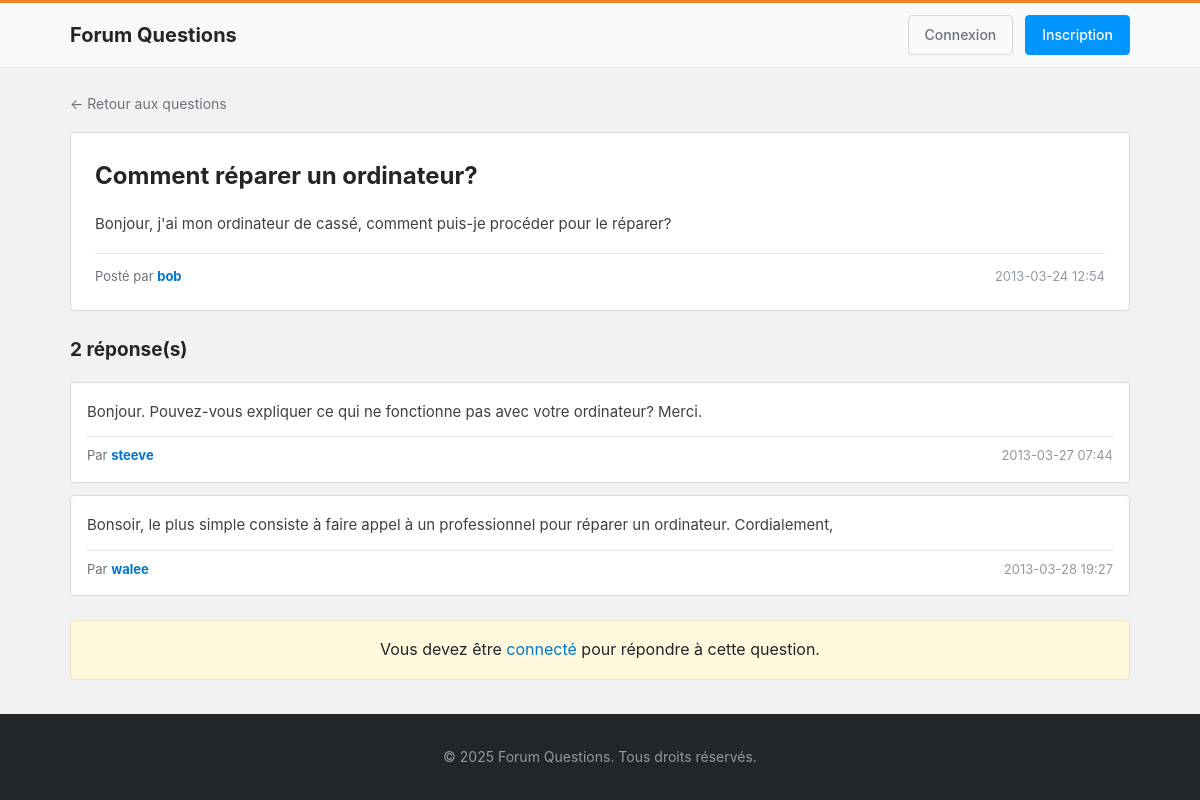
The page /Fichier/question.php?id=1 on the database its author committed.
### tables this page shows
CREATE TABLE `question` (
  `q_id` int(11) NOT NULL,
  `q_date_ajout` varchar(50) DEFAULT NULL,
  `q_titre` varchar(50) DEFAULT NULL,
  `q_contenu` varchar(150) DEFAULT NULL,
  `user_id` int(11) DEFAULT NULL
);

CREATE TABLE `utilisateur` (
  `user_id` int(11) NOT NULL,
  `login` varchar(50) DEFAULT NULL,
  `password` varchar(255) DEFAULT NULL,
  `date_naissance` date DEFAULT NULL
);

CREATE TABLE `reponse` (
  `r_id` int(11) NOT NULL,
  `r_date_ajout` varchar(50) DEFAULT NULL,
  `r_contenu` varchar(150) DEFAULT NULL,
  `r_fk_question_id` int(11) NOT NULL,
  `user_id` int(11) DEFAULT NULL
);

### Fichier/config.php (called while the page is built, shortened)
<?php
function isLoggedIn() {
    return isset($_SESSION['user_id']);
}
?>

### Fichier/question.php (the view, shortened to what this page needs)
<?php
require_once 'config.php';
$question_id = $_GET['id'] ?? null;
$stmt = $pdo->prepare("
    SELECT q.*, u.login
    FROM question q
    LEFT JOIN utilisateur u ON q.user_id = u.user_id
    WHERE q.q_id = ?
");
$stmt->execute([$question_id]);
$question = $stmt->fetch();
$stmt = $pdo->prepare("
    SELECT r.*, u.login
    FROM reponse r
    LEFT JOIN utilisateur u ON r.user_id = u.user_id
    WHERE r.r_fk_question_id = ?
    ORDER BY r.r_id ASC
");
$stmt->execute([$question_id]);
$reponses = $stmt->fetchAll();
?>
<!DOCTYPE html>
<html lang="fr">
<head>
    <link rel="stylesheet" href="css/style.css">
</head>
<body>
    <header class="header">
        <div class="container">
            <div class="header-content">
                <h1 class="logo"><a href="index.php">Forum Questions</a></h1>
                <nav class="nav">
                    <?php if (isLoggedIn()): ?>
                        <span class="user-info">Bonjour, <?php echo htmlspecialchars(getUserLogin()); ?></span>
                        <a href="poster_question.php" class="btn btn-primary">Poser une question</a>
                        <a href="logout.php" class="btn btn-secondary">Déconnexion</a>
                    <?php else: ?>
                        <a href="login.php" class="btn btn-secondary">Connexion</a>
                        <a href="register.php" class="btn btn-primary">Inscription</a>
                    <?php endif; ?>
                </nav>
            </div>
        </div>
    </header>
    <main class="container main-content">
        <a href="index.php" class="back-link">← Retour aux questions</a>
        <div class="question-detail">
            <div class="question-header">
                <h2><?php echo htmlspecialchars($question['q_titre']); ?></h2>
            </div>
            <div class="question-body">
                <p><?php echo nl2br(htmlspecialchars($question['q_contenu'])); ?></p>
            </div>
            <div class="question-footer">
                <span class="author">Posté par <strong><?php echo htmlspecialchars($question['login']); ?></strong></span>
                <span class="date"><?php echo htmlspecialchars($question['q_date_ajout']); ?></span>
            </div>
        </div>
        <div class="reponses-section">
            <h3><?php echo count($reponses); ?> réponse(s)</h3>
            <?php if (empty($reponses)): ?>
                <p class="empty-state">Aucune réponse pour le moment. Soyez le premier à répondre !</p>
            <?php else: ?>
                <?php foreach ($reponses as $reponse): ?>
                    <div class="reponse-card">
                        <div class="reponse-body">
                            <p><?php echo nl2br(htmlspecialchars($reponse['r_contenu'])); ?></p>
                        </div>
                        <div class="reponse-footer">
                            <span class="author">Par <strong><?php echo htmlspecialchars($reponse['login']); ?></strong></span>
                            <span class="date"><?php echo htmlspecialchars($reponse['r_date_ajout']); ?></span>
                        </div>
                    </div>
                <?php endforeach; ?>
            <?php endif; ?>
        </div>
        <?php if (isLoggedIn()): ?>
            <div class="reponse-form">
                <h3>Votre réponse</h3>
                <form action="poster_reponse.php" method="POST">
                    <input type="hidden" name="question_id" value="<?php echo $question['q_id']; ?>">
                    <textarea name="contenu" rows="6" placeholder="Écrivez votre réponse ici..." required></textarea>
                    <button type="submit" class="btn btn-primary">Publier la réponse</button>
                </form>
            </div>
        <?php else: ?>
            <div class="login-prompt">
                <p>Vous devez être <a href="login.php">connecté</a> pour répondre à cette question.</p>
            </div>
        <?php endif; ?>
    </main>
    <footer class="footer">
        <div class="container">
            <p>&copy; 2025 Forum Questions. Tous droits réservés.</p>
        </div>
    </footer>
</body>
</html>

### Fichier/css/style.css (style rules this page uses)
* { margin: 0; padding: 0; box-sizing: border-box; }
body { font-family: -apple-system, BlinkMacSystemFont, "Segoe UI", Arial, sans-serif; line-height: 1.6; color: #232629; background-color: #f1f2f3; min-height: 100vh; display: flex; flex-direction: column; }
a { color: #0077cc; text-decoration: none; }
.container { max-width: 1100px; margin: 0 auto; padding: 0 20px; width: 100%; }
.header { background-color: #f8f9f9; border-top: 3px solid #f48024; box-shadow: 0 1px 2px rgba(0,0,0,0.05); position: sticky; top: 0; z-index: 100; }
.header-content { display: flex; justify-content: space-between; align-items: center; padding: 12px 0; }
.logo { font-size: 20px; font-weight: 700; color: #232629; }
.logo a { color: inherit; }
.nav { display: flex; align-items: center; gap: 12px; }
.btn { display: inline-block; padding: 8px 16px; border-radius: 4px; font-size: 14px; font-weight: 500; cursor: pointer; border: 1px solid transparent; transition: all 0.2s; text-align: center; }
.btn-primary { background-color: #0095ff; color: white; border-color: #0095ff; }
.btn-secondary { background-color: transparent; color: #6a737c; border-color: #d6d9dc; }
.main-content { flex: 1; padding: 24px 20px; }
.question-body { color: #3c4146; font-size: 14px; margin-bottom: 12px; }
.question-footer { display: flex; align-items: center; gap: 16px; font-size: 13px; color: #6a737c; }
.author strong { color: #0077cc; }
.date { color: #9199a1; }
.question-detail { background-color: white; border: 1px solid #d6d9dc; border-radius: 4px; padding: 24px; margin-bottom: 16px; }
.question-detail .question-header h2 { font-size: 24px; margin-bottom: 16px; color: #232629; }
.question-detail .question-body { font-size: 15px; line-height: 1.7; margin-bottom: 16px; }
.question-detail .question-footer { padding-top: 12px; border-top: 1px solid #e3e6e8; display: flex; justify-content: space-between; align-items: center; }
.reponses-section { margin-top: 24px; }
.reponses-section h3 { font-size: 19px; margin-bottom: 16px; color: #232629; }
.reponse-card { background-color: white; border: 1px solid #d6d9dc; border-radius: 4px; padding: 16px; margin-bottom: 12px; }
.reponse-body { font-size: 15px; line-height: 1.7; margin-bottom: 12px; color: #3c4146; }
.reponse-footer { padding-top: 8px; border-top: 1px solid #e3e6e8; display: flex; justify-content: space-between; align-items: center; font-size: 13px; color: #6a737c; }
.login-prompt { background-color: #fff8dc; border: 1px solid #f1e4c1; border-radius: 4px; padding: 16px; margin-top: 24px; text-align: center; }
.back-link { display: inline-block; margin-bottom: 16px; color: #6a737c; font-size: 14px; }
.footer { background-color: #232629; color: #9199a1; padding: 32px 0; margin-top: auto; text-align: center; font-size: 14px; }

### rows shown on the page
question: q_titre "Comment réparer un ordinateur?", q_contenu "Bonjour, j'ai mon ordinateur de cassé, comment puis-je procéder pour le réparer?", user.login "bob", q_date_ajout "2013-03-24 12:54"
reponse: r_contenu "Bonjour. Pouvez-vous expliquer ce qui ne fonctionne pas avec votre ordinateur? Merci.", user.login "steeve", r_date_ajout "2013-03-27 07:44"
reponse: r_contenu "Bonsoir, le plus simple consiste à faire appel à un professionnel pour réparer un ordinateur. Cordialement,", user.login "walee", r_date_ajout "2013-03-28 19:27"

### other values the page prints
count($reponses) "2"
